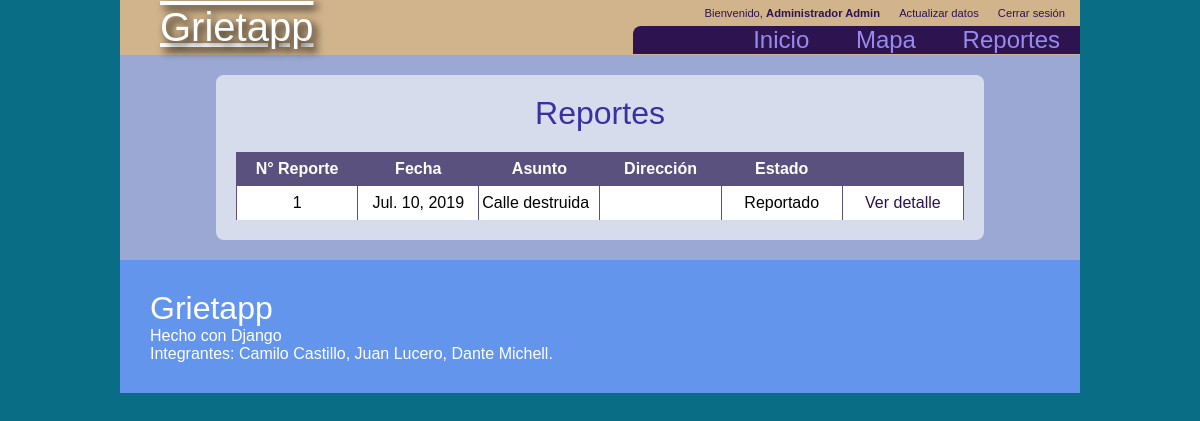
Before: /reportes/ (signed in) with the older database file.
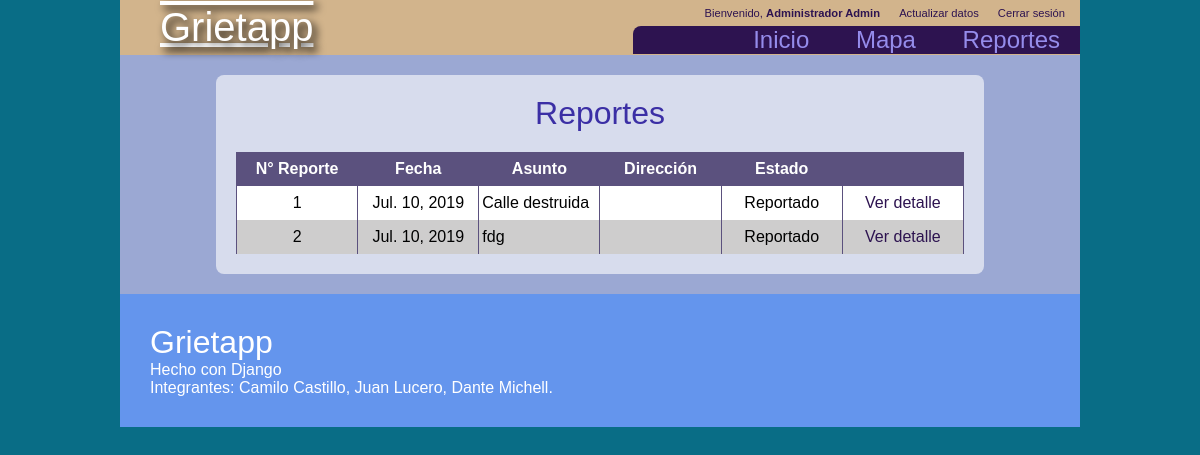
After: the same page with the newer database file.
### reports/models.py (models this page shows, shortened)
class Report(models.Model):
    user = models.ForeignKey(User, on_delete=models.CASCADE)
    asunto = models.CharField(max_length=30)
    imagen = models.ImageField(upload_to='reports/')
    descripcion = models.TextField(max_length=200)
    fechacreacion = models.DateField(default=timezone.now)
    estado = models.CharField(max_length=1, choices=estadoreporte, default=estadoreporte[0][0])
    geom = PointField()

### reports/views.py (the view)
# urls.py: path('', views.consultas,name='consultas'),
@login_required
def consultas(request):
    if request.user.is_staff:
        consultas = Report.objects.all().order_by('-fechacreacion')
    else:
        consultas = Report.objects.filter(user=request.user).order_by('-fechacreacion')
    return render(request, 'consultas.html', {'data': consultas})

### templates/consultas.html (shortened to what this page needs)
{% extends "base.html" %}
{% load staticfiles %}
{% block extrahead %}
    <link rel="stylesheet" href="css/flexboxgrid.css">
{% endblock %}
{% block content %}
    <div class="tabla">
        <div class="titulo">
                {% if request.user.is_staff %} Reportes {% else %} Mis reportes {% endif %}
            </div>
        <table>
            <thead>
                <tr>
                    <th> N° Reporte </th>
                    <th> Fecha</th>
                    <th> Asunto  </th>
                    <th> Dirección </th>
                    <th> Estado </th>
                    <th> </th>
                </tr>
            </thead>
        {% for report in data %}
            <tr>
                <td style="text-align:center"> {{report.id}} </td>
                <td style="text-align:center"> {{report.fechacreacion}} </td>
                <td> {{report.asunto}} </td>
                <td> {{report.direccion}} </td>
                <td style="text-align:center"> {{report.get_estado_display}} </td>
                <td style="text-align:center"> <a href="{% url 'detallereporte' id=report.id %}">Ver detalle</a> </td>
            </tr>
        {% endfor %}
        </table>
    </div>
{% endblock %}

### templates/base.html (shortened to what this page needs)
{% load staticfiles %}
<!DOCTYPE html>
<html lang="es">
    <head>
        <link rel="stylesheet" href="{% static 'css/style.css' %}">
        {% block extrahead %} {% endblock %}
    </head>
    <body>
        <header>
            <div class="logo">
                <a href="{% url 'index' %}">Grietapp</a>
            </div>
            <div class="menubar">
                <div class="menuitems">
                        <div> <a href="{% url 'index' %}"> Inicio</a> </div>
                        <div> {% if request.user.is_staff %} <a href="{% url 'home' %}"> Mapa </a> {% else %} <a href="{% url 'newreport' %}"> Nuevo reporte </a> {% endif %} </div>
                        <div> <a href="{% url 'consultas' %}"> {% if request.user.is_staff %} Reportes {% else %} Historial {% endif %} </a> </div>
                </div>
                <div class="userinfo">
                {% if user.is_authenticated %}
                    <div>Bienvenido, <b>{{user.first_name}} {{user.last_name}}</b></div>
                    <div><a href="{% url 'update' %}">Actualizar datos</a></div>
                    <div><a href="{% url 'logout' %}">Cerrar sesión</a></div>
                {% else %}
                    <div><a href="{% url 'login' %}">Iniciar sesión</a></div>
                    <div><a href="{% url 'signup' %}">Registrarse</a></div>
                {% endif %}
                </div>
            </div>
        </header>
        <div class="maincontent">
            {% block content %}
            {% endblock %}
        </div>
        <footer>
            <div style="font-size:2em;">Grietapp</div>
            <div>Hecho con Django</div>
            <div>Integrantes: Camilo Castillo, Juan Lucero, Dante Michell.</div>
        </footer>
    </body>
</html>

### static/css/style.css (style rules this page uses)
div,header,footer { box-sizing: border-box; margin:0; padding:0; }
html { background-color:rgb(9, 109, 134); }
body { margin:0px; width:80%; margin:auto; font-size:16px; font-family:Arial, Helvetica, sans-serif; }
header { width: 100%; background: tan; display: flex; flex-flow: row nowrap; justify-content: space-between; color: white; font-family: Arial, Helvetica, sans-serif; }
header .menuitems a, a:link, a:active, a:visited { color:#958ceb; text-decoration: none; }
header .menubar { display: flex; flex-flow: column-reverse nowrap; justify-content: right; }
header .menubar div { display: inline; }
header .userinfo { font-size:0.7em; padding:7px; display: flex; flex-flow: row nowrap; text-align: right; }
header .userinfo div { padding: 0 10px; margin:0px -2px; color:#2d1350; }
header .userinfo a, a:visited, a:link, a:active { color:#2d1350; }
header .menuitems { background-color: #2d1350; padding-left:100px; border-top-left-radius: 8px; }
header .menuitems div { padding:0 20px; font-size:1.5em; }
header .logo { font-size: 40px; text-decoration: underline overline; text-shadow: 0.1em 0.1em 0.2em black; text-align:center; padding:5px; }
header .logo a, a:visited, a:hover, a:link, a:active { color:white; }
footer { padding:30px; width: 100%; background-color: cornflowerblue; color: white; display:flex; flex-flow:column nowrap; justify-content: left; }
.maincontent { background-color:#9ba8d3; width:100%; padding:20px 0 20px 0; }
.titulo { font-weight: normal; font-size:2em; font-family: sans-serif; color: #3b2fa5; text-align: center; padding: 0 0 20px 0; }
.formulario a, a:visited, a:active, a:link { color:#2d1350; padding-top: 15px; text-decoration: none; }
.tabla { background: rgba(255, 255, 255, 0.6); width: 80%; margin: auto; padding: 20px; border-radius: 8px; }
table { background-color: white; table-layout: fixed; width: 100%; border-collapse: collapse; position: relative; border:0px; }
thead { background-color: #5b517e; color: white; height:2em; }
td,th { border:0px solid #5b517e; border-width:0px 1px; padding:8px 3px; }
tr:nth-child(even) { background-color: rgb(206, 205, 205); }
@media screen and (min-width: 1024px) and (max-width: 1799px) { header .logo { padding-left:40px; } }

Changed rows visible on the page:
added Report: id "2", fechacreacion "Jul. 10, 2019", asunto "fdg", estado "Reportado"
